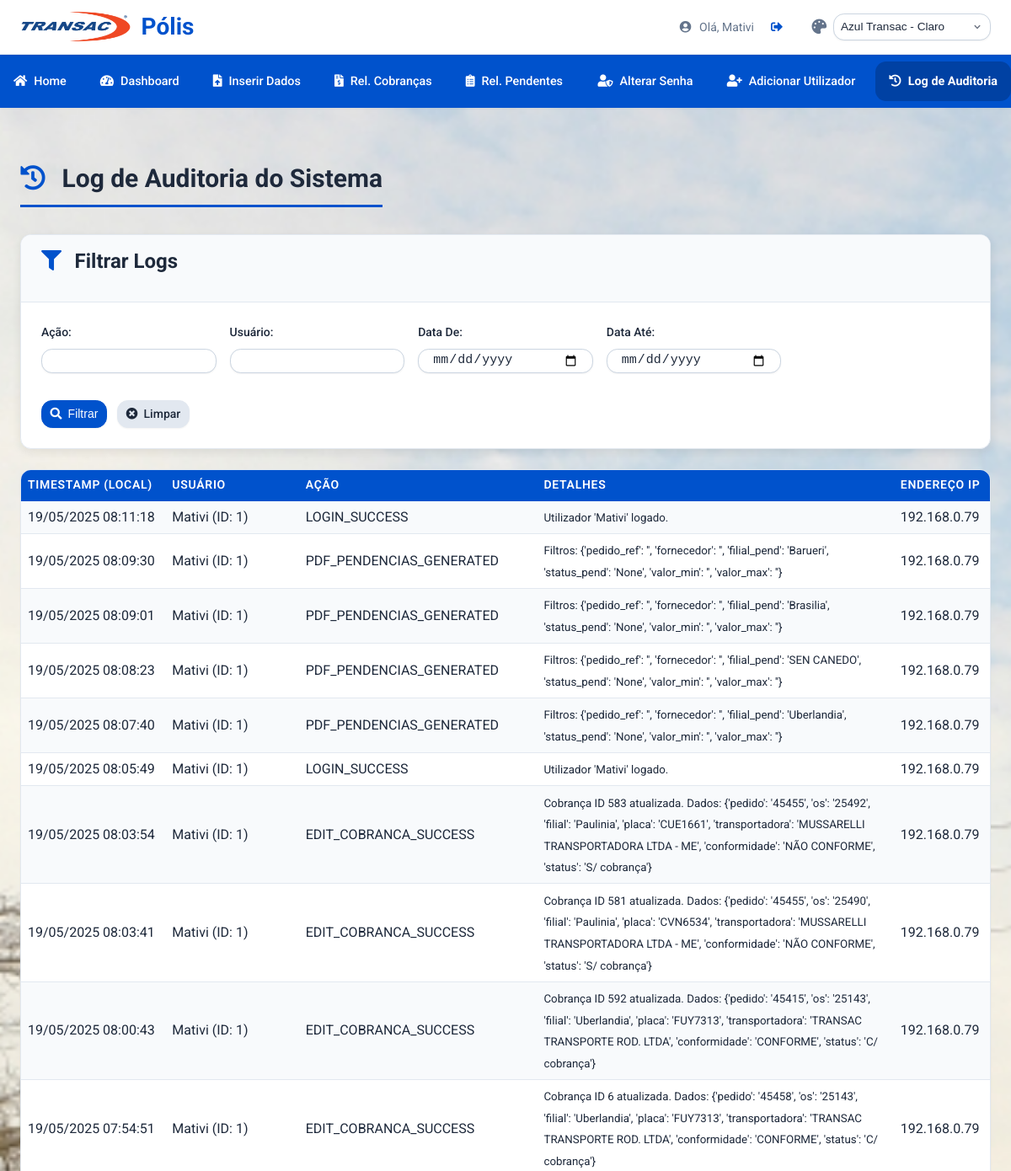
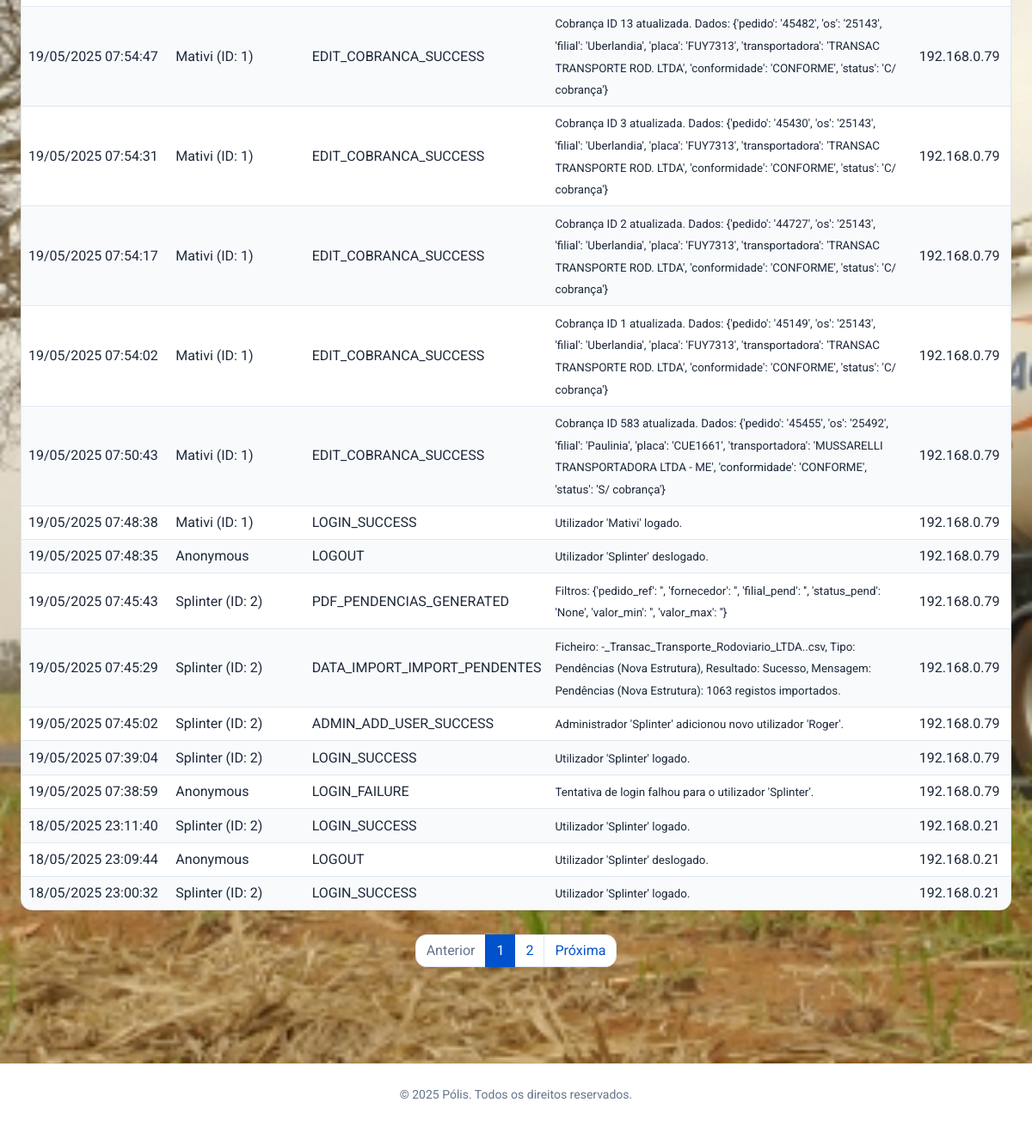
The app's page /admin/audit_log (signed in) with its own data (2 pictures, top to bottom).
### tables this page shows
CREATE TABLE users (
                id INTEGER PRIMARY KEY AUTOINCREMENT,
                username TEXT UNIQUE NOT NULL,
                password_hash TEXT NOT NULL
            );

CREATE TABLE audit_log (
                id INTEGER PRIMARY KEY AUTOINCREMENT,
                timestamp DATETIME NOT NULL,
                user_id INTEGER,
                username TEXT,
                action TEXT NOT NULL,
                details TEXT,
                ip_address TEXT,
                FOREIGN KEY (user_id) REFERENCES users (id)
            );

### app.py (the view, shortened to what this page needs)
@app.route('/admin/audit_log')
@admin_required
def view_audit_log():
    db = get_db()
    page = request.args.get('page', 1, type=int)
    per_page = 25
    offset = (page - 1) * per_page
    filters_form = {
        'action': request.args.get('filter_action', '').strip(),
        'username': request.args.get('filter_username', '').strip(),
        'date_from': request.args.get('filter_date_from', '').strip(),
        'date_to': request.args.get('filter_date_to', '').strip(),
        'ip_address': request.args.get('filter_ip', '').strip()
    }
    query_conditions = []
    query_params = []
    if filters_form['action']:
        query_conditions.append("LOWER(action) LIKE LOWER(?)")
        query_params.append(f"%{filters_form['action']}%")
    if filters_form['username']:
        query_conditions.append("LOWER(username) LIKE LOWER(?)")
        query_params.append(f"%{filters_form['username']}%")
    if filters_form['ip_address']:
        query_conditions.append("ip_address LIKE ?")
        query_params.append(f"%{filters_form['ip_address']}%")
    sao_paulo_tz = pytz.timezone('America/Sao_Paulo')
    where_clause = ""
    if query_conditions:
        where_clause = "WHERE " + " AND ".join(query_conditions)
    total_logs = 0
    try:
        count_cursor = db.execute(f"SELECT COUNT(id) FROM audit_log {where_clause}", tuple(query_params))
        total_logs = count_cursor.fetchone()[0]
    except sqlite3.Error as e:
        logger.error(f"Erro ao contar logs de auditoria: {e}", exc_info=True)
        flash("Erro ao buscar contagem de logs. Verifique os filtros.", "error")
    total_pages = (total_logs + per_page - 1) // per_page
    if total_pages == 0: total_pages = 1
    if page > total_pages : page = total_pages
    if page < 1 : page = 1
    offset = (page - 1) * per_page
    logs_processed = []
    try:
        logs_cursor = db.execute(f"""
            SELECT id, timestamp, user_id, username, action, details, ip_address
            FROM audit_log
            {where_clause}
            ORDER BY timestamp DESC
            LIMIT ? OFFSET ?
        """, (*query_params, per_page, offset))
        logs_data_raw = logs_cursor.fetchall()
        for row_data in logs_data_raw:
            log_entry = dict(row_data)
            try:
                dt_utc_from_db = datetime.strptime(log_entry['timestamp'].split('.')[0], '%Y-%m-%d %H:%M:%S').replace(tzinfo=pytz.utc)
                dt_local = dt_utc_from_db.astimezone(sao_paulo_tz)
                log_entry['timestamp_fmt'] = dt_local.strftime('%d/%m/%Y %H:%M:%S')
            except Exception as e_ts:
                logger.warning(f"Erro ao formatar timestamp do log ID {log_entry['id']}: {e_ts}. Valor original: {log_entry['timestamp']}")
                log_entry['timestamp_fmt'] = str(log_entry['timestamp']) + " (Formato Incorreto)"
            logs_processed.append(log_entry)
    except sqlite3.Error as e:
        logger.error(f"Erro ao buscar logs de auditoria: {e}", exc_info=True)
        flash("Erro ao buscar logs de auditoria. Verifique os filtros.", "error")
    return render_template('admin/view_audit_log.html',
                           logs=logs_processed,
                           current_page=page,
                           total_pages=total_pages,
                           filters=filters_form,
                           per_page=per_page,
                           total_logs=total_logs)

### app.py (called while the page is built)
def get_db():
    db = getattr(g, '_database', None)
    if db is None:
        db = g._database = sqlite3.connect(app.config['DATABASE'])
        db.row_factory = sqlite3.Row
    return db

@app.teardown_appcontext
def close_connection(exception):
    db = getattr(g, '_database', None)
    if db is not None:
        db.close()

@login_manager.user_loader
def load_user(user_id):
    try:
        db = get_db()
        cursor = db.cursor()
        cursor.execute("SELECT id, username FROM users WHERE id = ?", (user_id,))
        user_data = cursor.fetchone()
        return User(id=user_data['id'], username=user_data['username']) if user_data else None
    except sqlite3.Error as e:
        logger.error(f"Erro SQLite ao carregar utilizador (ID: {user_id}): {e}", exc_info=True)
        return None
    except Exception as e_gen:
        logger.error(f"Erro geral ao carregar utilizador (ID: {user_id}): {e_gen}", exc_info=True)
        return None

def admin_required(f):
    @wraps(f)
    @login_required
    def decorated_function(*args, **kwargs):
        if not current_user.is_authenticated or current_user.username not in ADMIN_USERNAMES:
            log_audit("ACCESS_DENIED_ADMIN_AREA", f"Utilizador '{current_user.username}' tentou aceder a área administrativa sem permissão.")
            flash("Você não tem permissão para aceder a esta página.", "error")
            return redirect(url_for('home'))
        return f(*args, **kwargs)
    return decorated_function

@app.context_processor
def inject_global_vars():
    return dict(
        current_year=datetime.now().year,
        ADMIN_USERNAMES=ADMIN_USERNAMES
    )

@app.after_request
def add_security_headers(response):
    response.headers['X-Content-Type-Options'] = 'nosniff'
    response.headers['X-Frame-Options'] = 'SAMEORIGIN'
    response.headers['X-XSS-Protection'] = '1; mode=block'
    response.headers['Referrer-Policy'] = 'strict-origin-when-cross-origin'
    return response

@app.context_processor
def utility_processor():
    def dummy_csrf_token():
        if '_csrf_token' not in g:
            g._csrf_token = os.urandom(24).hex()
        return g._csrf_token
    return dict(csrf_token=dummy_csrf_token)

### templates/admin/view_audit_log.html (shortened to what this page needs)
{% extends "base.html" %}
{% block content %}
<h2 class="page-title"><i class="fas fa-history"></i> Log de Auditoria do Sistema</h2>
<div class="card filter-form mb-4">
    <div class="card-header">
        <h3><i class="fas fa-filter"></i> Filtrar Logs</h3>
    </div>
    <div class="card-body">
        <form method="GET" action="{{ url_for('view_audit_log') }}" class="form-inline">
            <div class="form-group">
                <label for="filter_action">Ação:</label>
                <input type="text" name="filter_action" id="filter_action" value="{{ filters.action or '' }}" class="form-control form-control-sm">
            </div>
            <div class="form-group">
                <label for="filter_username">Usuário:</label>
                <input type="text" name="filter_username" id="filter_username" value="{{ filters.username or '' }}" class="form-control form-control-sm">
            </div>
            <div class="form-group">
                <label for="filter_date_from">Data De:</label>
                <input type="date" name="filter_date_from" id="filter_date_from" value="{{ filters.date_from or '' }}" class="form-control form-control-sm">
            </div>
            <div class="form-group">
                <label for="filter_date_to">Data Até:</label>
                <input type="date" name="filter_date_to" id="filter_date_to" value="{{ filters.date_to or '' }}" class="form-control form-control-sm">
            </div>
            <div class="form-group-actions">
                <button type="submit" class="btn btn-primary btn-sm"><i class="fas fa-search"></i> Filtrar</button>
                <a href="{{ url_for('view_audit_log') }}" class="btn btn-secondary btn-sm"><i class="fas fa-times-circle"></i> Limpar</a>
            </div>
        </form>
    </div>
</div>
{% if logs %}
    <div class="table-responsive">
        <table class="table table-striped table-hover table-sm">
            <thead>
                <tr>
                    <th style="width: 15%;">Timestamp (Local)</th>
                    <th style="width: 15%;">Usuário</th>
                    <th style="width: 20%;">Ação</th>
                    <th style="width: 40%;">Detalhes</th>
                    <th style="width: 10%;">Endereço IP</th>
                </tr>
            </thead>
            <tbody>
                {% for log_entry in logs %}
                <tr>
                    <td style="white-space: nowrap;">{{ log_entry.timestamp_fmt }}</td>
                    <td>{{ log_entry.username or 'N/A' }}{% if log_entry.user_id %} (ID: {{ log_entry.user_id }}){% endif %}</td>
                    <td>{{ log_entry.action }}</td>
                    <td><small>{{ log_entry.details or '' }}</small></td>
                    <td>{{ log_entry.ip_address }}</td>
                </tr>
                {% endfor %}
            </tbody>
        </table>
    </div>
    {% if total_pages > 1 %}
    <nav aria-label="Page navigation">
        <ul class="pagination justify-content-center mt-4">
            <li class="page-item {% if current_page == 1 %}disabled{% endif %}">
                <a class="page-link" href="{{ url_for('view_audit_log', page=current_page-1, filter_action=filters.action, filter_username=filters.username, filter_date_from=filters.date_from, filter_date_to=filters.date_to) }}">Anterior</a>
            </li>
            {% set page_window = 2 %}
            {% for p in range(1, total_pages + 1) %}
                {% if p == 1 or p == total_pages or (p >= current_page - page_window and p <= current_page + page_window) %}
                    {% if p == current_page %}
                        <li class="page-item active"><span class="page-link">{{ p }}</span></li>
                    {% else %}
                        <li class="page-item"><a class="page-link" href="{{ url_for('view_audit_log', page=p, filter_action=filters.action, filter_username=filters.username, filter_date_from=filters.date_from, filter_date_to=filters.date_to) }}">{{ p }}</a></li>
                    {% endif %}
                {% elif p == current_page - page_window - 1 or p == current_page + page_window + 1 %}
                     <li class="page-item disabled"><span class="page-link">...</span></li>
                {% endif %}
            {% endfor %}
            <li class="page-item {% if current_page == total_pages %}disabled{% endif %}">
                <a class="page-link" href="{{ url_for('view_audit_log', page=current_page+1, filter_action=filters.action, filter_username=filters.username, filter_date_from=filters.date_from, filter_date_to=filters.date_to) }}">Próxima</a>
            </li>
        </ul>
    </nav>
    {% endif %}
{% endif %}
{% endblock %}

### templates/base.html (shortened to what this page needs)
<!DOCTYPE html>
<html lang="pt-br" data-theme="azul-transac-light">
<head>
    <link rel="stylesheet" href="https://cdnjs.cloudflare.com/ajax/libs/font-awesome/5.15.4/css/all.min.css" xintegrity="sha512-1ycn6IcaQQ40/MKBW2W4Rhis/DbILU74C1vSrLJxCq57o941Ym01SwNsOMqvEBFlcgUa6xLiPY/NS5R+E6ztJQ==" />
    <link rel="stylesheet" href="{{ url_for('static', filename='style.css') }}">
</head>
<body>
    <header class="app-header">
        <div class="app-header-content container">
            <div class="app-header-brand">
                <img src="{{ url_for('static', filename='images/polis_logo.png') }}" alt="Logótipo Pólis" class="app-logo-img">
                <h1>Pólis</h1>
            </div>
            <div class="nav-actions">
                {% if current_user.is_authenticated %}
                <div class="user-info">
                     <span><i class="fas fa-user-circle"></i> Olá, {{ current_user.username }}</span>
                     <a href="{{ url_for('logout') }}" class="logout-link" title="Sair"><i class="fas fa-sign-out-alt"></i> <span class="sr-only">Logout</span></a>
                </div>
                {% endif %}
                <div class="theme-selector-container">
                    <i class="fas fa-palette nav-icon-theme" aria-hidden="true"></i>
                    <select id="theme-select" title="Selecionar Tema Visual">
                        <optgroup label="Azul Transac">
                            <option value="azul-transac-light">Azul Transac - Claro</option>
                        </optgroup>
                    </select>
                </div>
            </div>
        </div>
    </header>
    {% if current_user.is_authenticated %}
    <nav class="main-nav">
        <div class="main-nav-links container">
            <a href="{{ url_for('home') }}" class="nav-item {{ 'active' if request.endpoint == 'home' else '' }}"><i class="fas fa-home"></i> Home</a>
            <a href="{{ url_for('dashboard') }}" class="nav-item {{ 'active' if request.endpoint == 'dashboard' else '' }}"><i class="fas fa-tachometer-alt"></i> Dashboard</a>
            <a href="{{ url_for('inserir_dados') }}" class="nav-item {{ 'active' if request.endpoint == 'inserir_dados' else '' }}"><i class="fas fa-file-upload"></i> Inserir Dados</a>
            <a href="{{ url_for('relatorio_cobrancas') }}" class="nav-item {{ 'active' if request.endpoint == 'relatorio_cobrancas' else '' }}"><i class="fas fa-file-invoice-dollar"></i> Rel. Cobranças</a>
            <a href="{{ url_for('relatorio_pendentes') }}" class="nav-item {{ 'active' if request.endpoint == 'relatorio_pendentes' else '' }}"><i class="fas fa-clipboard-list"></i> Rel. Pendentes</a>
            <div class="nav-item-group-right">
                <a href="{{ url_for('change_password') }}" class="nav-item {{ 'active' if request.endpoint == 'change_password' else '' }}"><i class="fas fa-user-shield"></i> Alterar Senha</a>
                {% if current_user.username in ADMIN_USERNAMES %}
                    <a href="{{ url_for('add_user_admin') }}" class="nav-item {{ 'active' if request.endpoint == 'add_user_admin' else '' }}"><i class="fas fa-user-plus"></i> Adicionar Utilizador</a>
                    <a href="{{ url_for('view_audit_log') }}" class="nav-item {{ 'active' if request.endpoint == 'view_audit_log' else '' }}"><i class="fas fa-history"></i> Log de Auditoria</a>
                {% endif %}
            </div>
        </div>
    </nav>
    {% endif %}
    <main class="container content-wrapper">
        {% block content %}{% endblock %}
    </main>
    <footer class="app-footer">
        <p>&copy; {{ current_year }} Pólis. Todos os direitos reservados.</p>
    </footer>
</body>
</html>

### templates/base.html (style rules this page uses)
.nav-icon-theme { font-size: 1.1rem; color: var(--text-muted-color); }

### templates/admin/view_audit_log.html (style rules this page uses)
.form-control-sm { font-size: 0.875rem; }
.btn-sm { font-size: 0.875rem; }
.page-link { color: var(--link-color); }
.page-item.active .page-link { background-color: var(--link-color); border-color: var(--link-color); color: white; }
.page-item.disabled .page-link { color: var(--text-muted-color); }
.table-sm td, .table-sm th { padding: .4rem .5rem; }

### records on screen
users: username "Mativi"
audit_log: timestamp_fmt "19/05/2025 08:11:18", username "Mativi", user_id "1", action "LOGIN_SUCCESS", details "Utilizador 'Mativi' logado.", ip_address "192.168.0.79"
audit_log: timestamp_fmt "19/05/2025 08:09:30", username "Mativi", user_id "1", action "PDF_PENDENCIAS_GENERATED", details "Filtros: {'pedido_ref': '', 'fornecedor': '', 'filial_pend': 'Barueri', 'status_pend': 'None', 'valor_min': '', 'valor_max': ''}", ip_address "192.168.0.79"
audit_log: timestamp_fmt "19/05/2025 08:09:01", username "Mativi", user_id "1", action "PDF_PENDENCIAS_GENERATED", details "Filtros: {'pedido_ref': '', 'fornecedor': '', 'filial_pend': 'Brasilia', 'status_pend': 'None', 'valor_min': '', 'valor_max': ''}", ip_address "192.168.0.79"
audit_log: timestamp_fmt "19/05/2025 08:08:23", username "Mativi", user_id "1", action "PDF_PENDENCIAS_GENERATED", details "Filtros: {'pedido_ref': '', 'fornecedor': '', 'filial_pend': 'SEN CANEDO', 'status_pend': 'None', 'valor_min': '', 'valor_max': ''}", ip_address "192.168.0.79"
audit_log: timestamp_fmt "19/05/2025 08:07:40", username "Mativi", user_id "1", action "PDF_PENDENCIAS_GENERATED", details "Filtros: {'pedido_ref': '', 'fornecedor': '', 'filial_pend': 'Uberlandia', 'status_pend': 'None', 'valor_min': '', 'valor_max': ''}", ip_address "192.168.0.79"
audit_log: timestamp_fmt "19/05/2025 08:05:49", username "Mativi", user_id "1", action "LOGIN_SUCCESS", details "Utilizador 'Mativi' logado.", ip_address "192.168.0.79"
audit_log: timestamp_fmt "19/05/2025 08:03:54", username "Mativi", user_id "1", action "EDIT_COBRANCA_SUCCESS", details "Cobrança ID 583 atualizada. Dados: {'pedido': '45455', 'os': '25492', 'filial': 'Paulinia', 'placa': 'CUE1661', 'transportadora': 'MUSSARELLI TRANSPORTADORA LTDA - ME', 'conformidade': 'NÃO CONFORME', 'status': 'S/ cobrança'}", ip_address "192.168.0.79"
audit_log: timestamp_fmt "19/05/2025 08:03:41", username "Mativi", user_id "1", action "EDIT_COBRANCA_SUCCESS", details "Cobrança ID 581 atualizada. Dados: {'pedido': '45455', 'os': '25490', 'filial': 'Paulinia', 'placa': 'CVN6534', 'transportadora': 'MUSSARELLI TRANSPORTADORA LTDA - ME', 'conformidade': 'NÃO CONFORME', 'status': 'S/ cobrança'}", ip_address "192.168.0.79"
audit_log: timestamp_fmt "19/05/2025 08:00:43", username "Mativi", user_id "1", action "EDIT_COBRANCA_SUCCESS", details "Cobrança ID 592 atualizada. Dados: {'pedido': '45415', 'os': '25143', 'filial': 'Uberlandia', 'placa': 'FUY7313', 'transportadora': 'TRANSAC TRANSPORTE ROD. LTDA', 'conformidade': 'CONFORME', 'status': 'C/ cobrança'}", ip_address "192.168.0.79"
audit_log: timestamp_fmt "19/05/2025 07:54:51", username "Mativi", user_id "1", action "EDIT_COBRANCA_SUCCESS", details "Cobrança ID 6 atualizada. Dados: {'pedido': '45458', 'os': '25143', 'filial': 'Uberlandia', 'placa': 'FUY7313', 'transportadora': 'TRANSAC TRANSPORTE ROD. LTDA', 'conformidade': 'CONFORME', 'status': 'C/ cobrança'}", ip_address "192.168.0.79"
audit_log: timestamp_fmt "19/05/2025 07:54:47", username "Mativi", user_id "1", action "EDIT_COBRANCA_SUCCESS", details "Cobrança ID 13 atualizada. Dados: {'pedido': '45482', 'os': '25143', 'filial': 'Uberlandia', 'placa': 'FUY7313', 'transportadora': 'TRANSAC TRANSPORTE ROD. LTDA', 'conformidade': 'CONFORME', 'status': 'C/ cobrança'}", ip_address "192.168.0.79"
audit_log: timestamp_fmt "19/05/2025 07:54:31", username "Mativi", user_id "1", action "EDIT_COBRANCA_SUCCESS", details "Cobrança ID 3 atualizada. Dados: {'pedido': '45430', 'os': '25143', 'filial': 'Uberlandia', 'placa': 'FUY7313', 'transportadora': 'TRANSAC TRANSPORTE ROD. LTDA', 'conformidade': 'CONFORME', 'status': 'C/ cobrança'}", ip_address "192.168.0.79"
audit_log: timestamp_fmt "19/05/2025 07:54:17", username "Mativi", user_id "1", action "EDIT_COBRANCA_SUCCESS", details "Cobrança ID 2 atualizada. Dados: {'pedido': '44727', 'os': '25143', 'filial': 'Uberlandia', 'placa': 'FUY7313', 'transportadora': 'TRANSAC TRANSPORTE ROD. LTDA', 'conformidade': 'CONFORME', 'status': 'C/ cobrança'}", ip_address "192.168.0.79"
audit_log: timestamp_fmt "19/05/2025 07:54:02", username "Mativi", user_id "1", action "EDIT_COBRANCA_SUCCESS", details "Cobrança ID 1 atualizada. Dados: {'pedido': '45149', 'os': '25143', 'filial': 'Uberlandia', 'placa': 'FUY7313', 'transportadora': 'TRANSAC TRANSPORTE ROD. LTDA', 'conformidade': 'CONFORME', 'status': 'C/ cobrança'}", ip_address "192.168.0.79"
audit_log: timestamp_fmt "19/05/2025 07:50:43", username "Mativi", user_id "1", action "EDIT_COBRANCA_SUCCESS", details "Cobrança ID 583 atualizada. Dados: {'pedido': '45455', 'os': '25492', 'filial': 'Paulinia', 'placa': 'CUE1661', 'transportadora': 'MUSSARELLI TRANSPORTADORA LTDA - ME', 'conformidade': 'CONFORME', 'status': 'S/ cobrança'}", ip_address "192.168.0.79"
audit_log: timestamp_fmt "19/05/2025 07:48:38", username "Mativi", user_id "1", action "LOGIN_SUCCESS", details "Utilizador 'Mativi' logado.", ip_address "192.168.0.79"
audit_log: timestamp_fmt "19/05/2025 07:48:35", username "Anonymous", action "LOGOUT", details "Utilizador 'Splinter' deslogado.", ip_address "192.168.0.79"
audit_log: timestamp_fmt "19/05/2025 07:45:43", username "Splinter", user_id "2", action "PDF_PENDENCIAS_GENERATED", details "Filtros: {'pedido_ref': '', 'fornecedor': '', 'filial_pend': '', 'status_pend': 'None', 'valor_min': '', 'valor_max': ''}", ip_address "192.168.0.79"
audit_log: timestamp_fmt "19/05/2025 07:45:29", username "Splinter", user_id "2", action "DATA_IMPORT_IMPORT_PENDENTES", details "Ficheiro: -_Transac_Transporte_Rodoviario_LTDA..csv, Tipo: Pendências (Nova Estrutura), Resultado: Sucesso, Mensagem: Pendências (Nova Estrutura): 1063 registos importados.", ip_address "192.168.0.79"
audit_log: timestamp_fmt "19/05/2025 07:45:02", username "Splinter", user_id "2", action "ADMIN_ADD_USER_SUCCESS", details "Administrador 'Splinter' adicionou novo utilizador 'Roger'.", ip_address "192.168.0.79"
audit_log: timestamp_fmt "19/05/2025 07:39:04", username "Splinter", user_id "2", action "LOGIN_SUCCESS", details "Utilizador 'Splinter' logado.", ip_address "192.168.0.79"
audit_log: timestamp_fmt "19/05/2025 07:38:59", username "Anonymous", action "LOGIN_FAILURE", details "Tentativa de login falhou para o utilizador 'Splinter'.", ip_address "192.168.0.79"
audit_log: timestamp_fmt "18/05/2025 23:11:40", username "Splinter", user_id "2", action "LOGIN_SUCCESS", details "Utilizador 'Splinter' logado.", ip_address "192.168.0.21"
audit_log: timestamp_fmt "18/05/2025 23:09:44", username "Anonymous", action "LOGOUT", details "Utilizador 'Splinter' deslogado.", ip_address "192.168.0.21"
audit_log: timestamp_fmt "18/05/2025 23:00:32", username "Splinter", user_id "2", action "LOGIN_SUCCESS", details "Utilizador 'Splinter' logado.", ip_address "192.168.0.21"

### other values on screen
{{ p }} "1"
{{ p }} "2"
